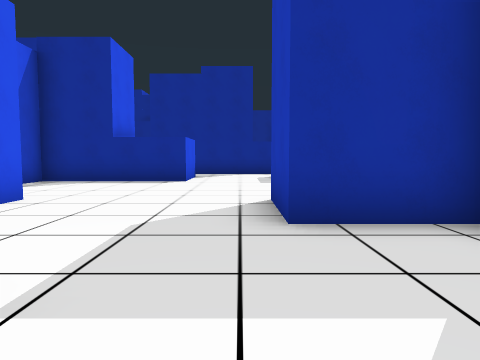
view 1 (above)

17 first-person views from a walk through a 3-D level made in the Godot game engine. The camera is 1.4 m above the floor, tilts 4° down and sees 70° across. The floor is counted in squares, 2 m on a side. Each view is taken from the middle of a square. On the plan, view 1 faces up. The plan holds only what a view shows up to about 11 squares ahead; the rest is blank. The place goes on beyond the plan.

view 2
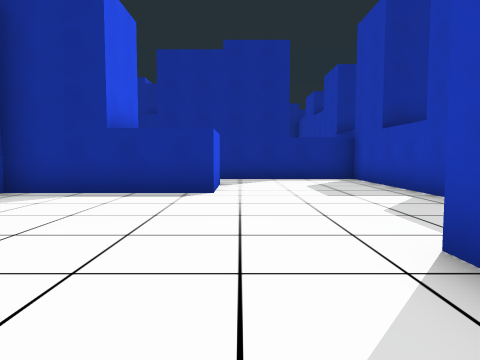

view 3
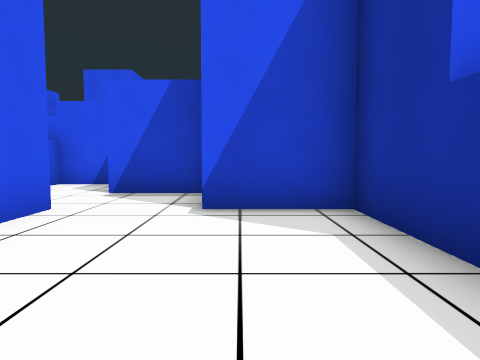

view 4
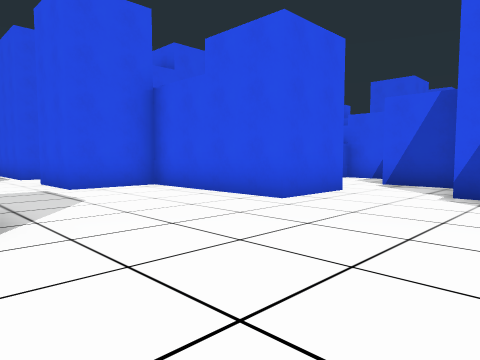

view 5
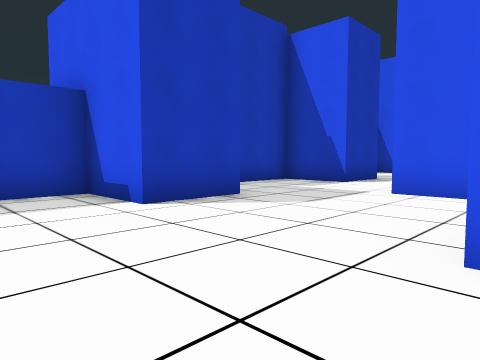

view 6
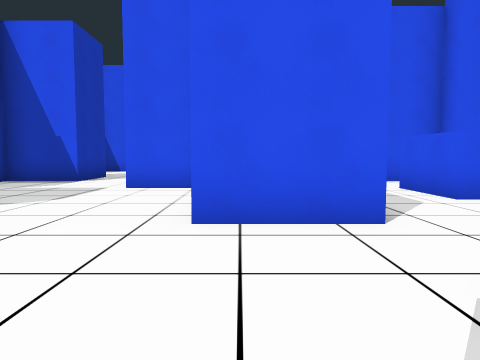

view 7
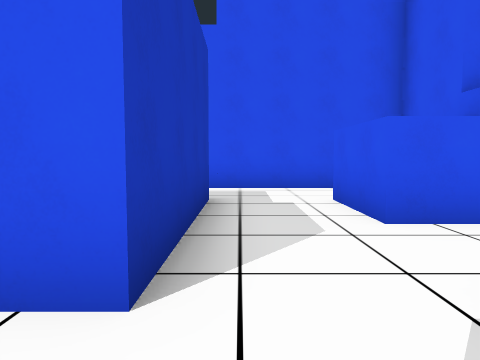

view 8
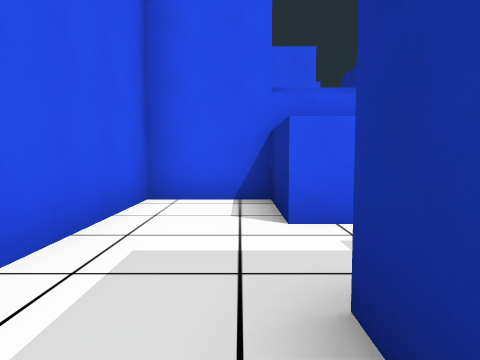

view 9
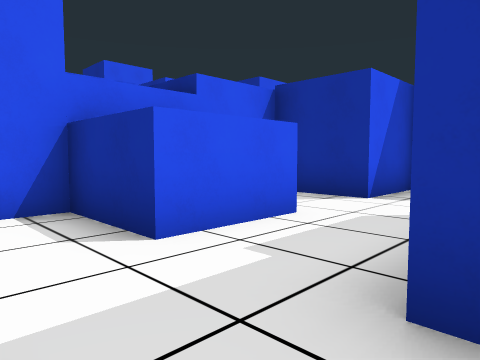

view 10
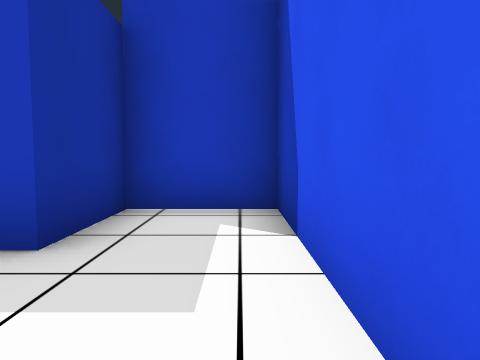

view 11
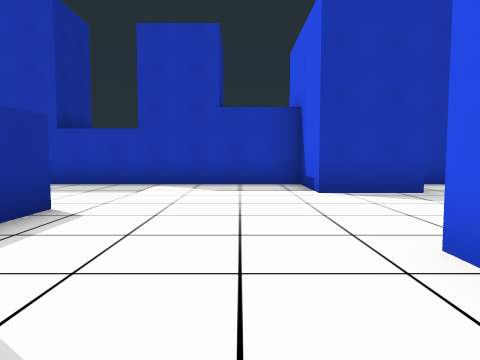

view 12
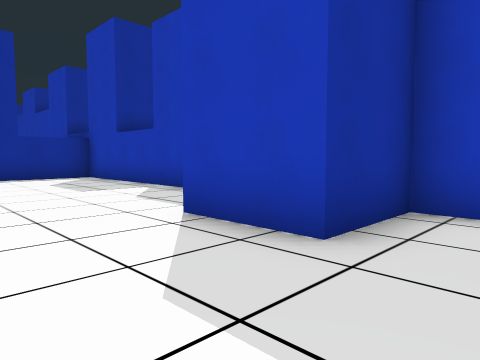

view 13
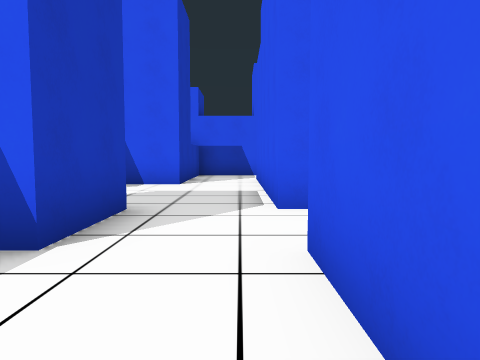

view 14
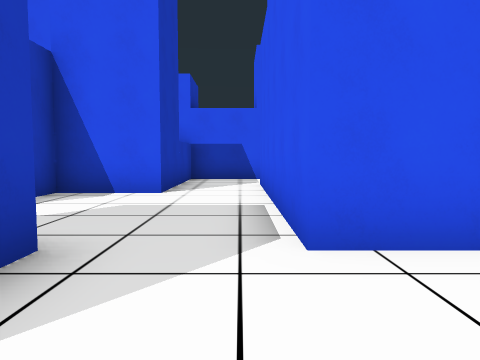

view 15
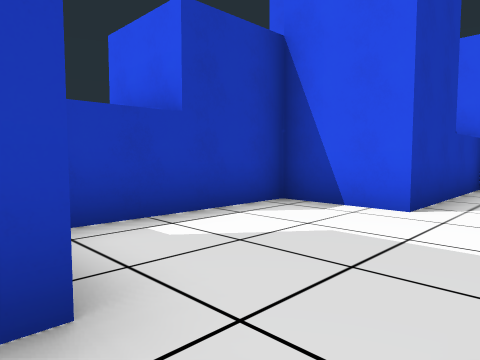

view 16
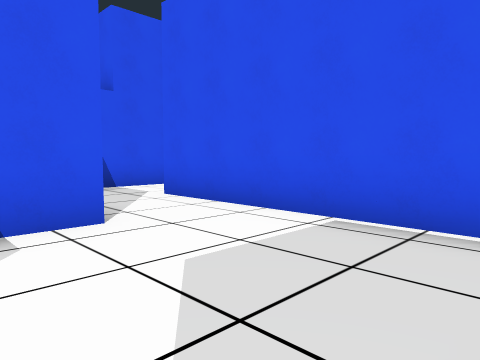

view 17
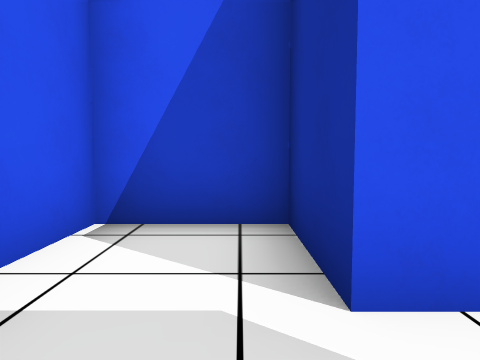

### Floor plan
Points are (right, up) in squares from view 1. A wall is a line through its corners. A room is listed if a view was taken in it or the views show most of it. See-through windows are left out.
Room 1 (views 1, 2, 3, 4, 5, 6, 7, 11, 12, 13)
walls: (-5.5, 3.5) (-5.5, 5.5) (-3.5, 5.5) (-3.5, 1.5) (-1.5, 1.5) (-1.5, 0.5); (-1.5, 11.4) (-1.5, 9.5) (-5.5, 9.5) (-5.5, 7.5); (-7.5, 7.5) (-7.5, 5.5) (-9, 5.5); (0.5, -0.5) (2.5, -0.5) (2.5, 3.5) (0.5, 3.5) (0.5, 5.5) (2.5, 5.5) (2.5, 13.5) (-1.6, 13.5); (-9.5, 4.8) (-9.5, 3.5) (-7.5, 3.5)
ways out: opening at (-6.5, 2.5) to room 2; opening at (-0.5, 0.5) to room 3
Room 2 (views 8, 9, 10)
walls: (-7.5, 3.5) (-7.5, 1.5) (-9.5, 1.5) (-9.5, -0.5) (-3.5, -0.5) (-3.5, 1.5) (-5.5, 1.5) (-5.5, 3.5)
ways out: opening at (-6.5, 2.5) to room 1
Room 3 (views 14, 15, 16)
walls: (0.5, -2.6) (0.5, -0.5); (0.5, -6.5) (2.5, -6.5) (2.5, -3.1); (-2.9, -2.5) (-1.5, -2.5) (-1.5, -6.5); (-1.5, 0.5) (-1.5, -0.5)
ways out: opening at (-0.5, 0.5) to room 1; opening at (-0.5, -7.5) to room 4
Room 4 (view 17)
walls: (-1.5, -6.5) (-1.5, -8.5) (-3.5, -8.5) (-3.5, -10.5) (0.5, -10.5) (0.5, -6.5)
ways out: opening at (-0.5, -7.5) to room 3

Where each view was taken, in squares from view 1:
view 1: 0 up, 0 right, facing up
view 2: 3 up, 1 left, facing up
view 3: 8 up, 1 left, facing left
view 4: 9 up, 1 right, facing down-left
view 5: 8 up, 4 left, facing down-right
view 6: 9 up, 4 left, facing down
view 7: 7 up, 6 left, facing down
view 8: 1 up, 4 left, facing left
view 9: 0 up, 5 left, facing up-left
view 10: 0 up, 8 left, facing right
view 11: 7 up, 6 left, facing right
view 12: 2 up, 2 left, facing up-right
view 13: 2 up, 1 left, facing down
view 14: 0 up, 1 left, facing down
view 15: 2 down, 1 left, facing down-right
view 16: 3 down, 2 right, facing down-left
view 17: 9 down, 0 right, facing left
